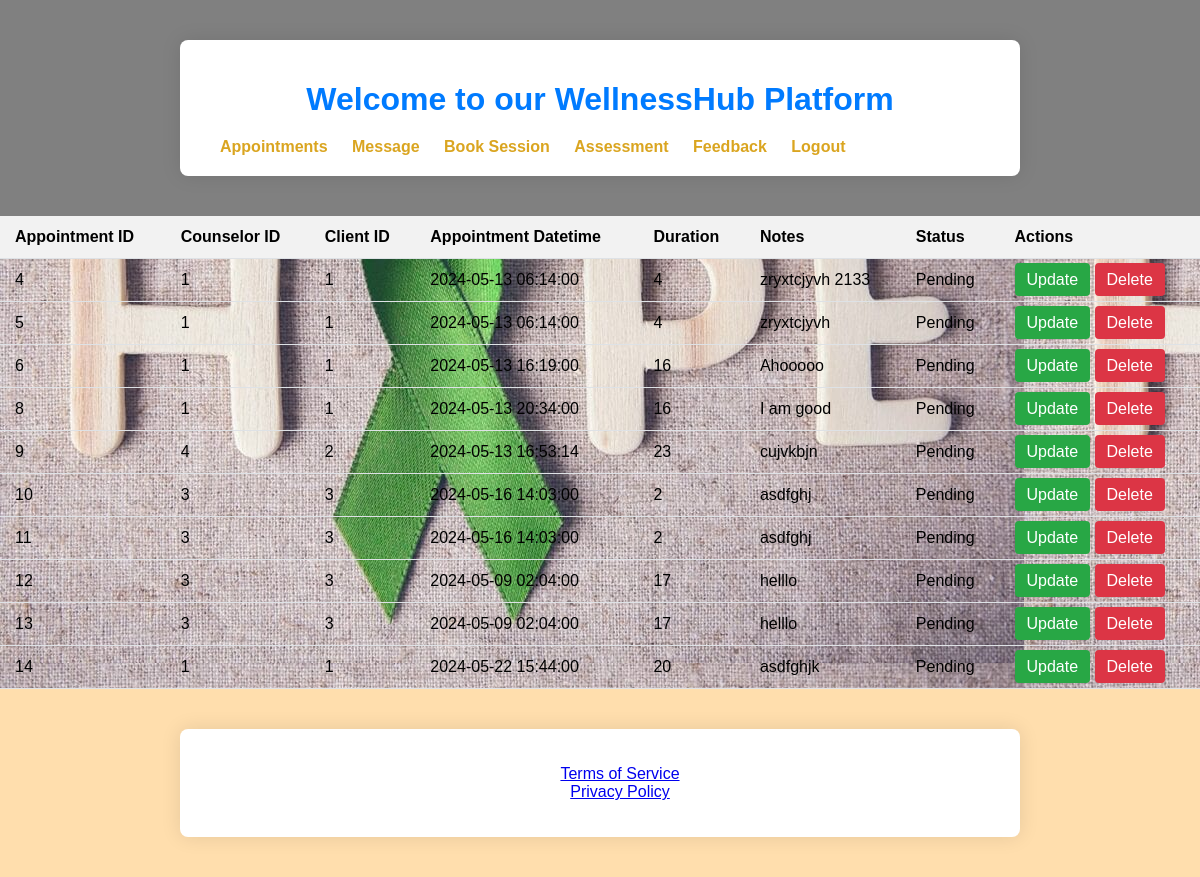
Page /display-appointment.php on the committed database.
### tables this page shows
CREATE TABLE `appointments` (
  `appointment_id` int(11) NOT NULL,
  `counselor_id` int(11) NOT NULL,
  `client_id` int(11) NOT NULL,
  `appointment_datetime` datetime NOT NULL,
  `duration` int(11) DEFAULT NULL,
  `notes` text DEFAULT NULL,
  `status` enum('Canceld','Confirmed','Completed','Pending') DEFAULT 'Pending'
);

### display-appointment.php (the view, shortened to what this page needs)
<!DOCTYPE html>
<html>
<head>
    <link rel="stylesheet" href="https://cdnjs.cloudflare.com/ajax/libs/font-awesome/6.5.2/css/all.min.css" />
</head>
<body>
    <header class="header">
        <div class="container">
            <h1>Welcome to our WellnessHub Platform</h1>
            <div class="links">
                <a href="appointment.php">Appointments</a>
                <a href="message_form.php">Message</a>
                <a href="sessions.php">Book Session</a>
                <a href="insert_assessment.php">Assessment</a>
                <a href="insert_feedback.php">Feedback</a>
                <a href="login.php">Logout</a>
            </div>
        </div>
    </header>
    <?php
        $servername = "localhost";
$username = "root";
$password = "";
$database = "wellnesshub database";
$conn = new mysqli($servername, $username, $password, $database);
        $sql = "SELECT appointment_id, counselor_id, client_id, appointment_datetime, duration, notes, status FROM appointments";
        $result = $conn->query($sql);
        if ($result->num_rows > 0) {
            echo "<table>
                    <tr>
                        <th>Appointment ID</th>
                        <th>Counselor ID</th>
                        <th>Client ID</th>
                        <th>Appointment Datetime</th>
                        <th>Duration</th>
                        <th>Notes</th>
                        <th>Status</th>
                        <th>Actions</th>
                    </tr>";
            while($row = $result->fetch_assoc()) {
                echo "<tr>
                        <td>".$row["appointment_id"]."</td>
                        <td>".$row["counselor_id"]."</td>
                        <td>".$row["client_id"]."</td>
                        <td>".$row["appointment_datetime"]."</td>
                        <td>".$row["duration"]."</td>
                        <td>".$row["notes"]."</td>
                        <td>".$row["status"]."</td>
                        <td>
                            <a href='update.php?id=".$row["appointment_id"]."&status=".$row["status"]."&notes=".$row["notes"]."&duration=".$row["duration"]."&appointment_datetime=".$row["appointment_datetime"]."&client_id=".$row["client_id"]."&counselor_id=".$row["counselor_id"]."' class='btn update'>Update</a>
                            <a href='delete-appointment.php?id=".$row["appointment_id"]."' class='btn delete'>Delete</a>
                        </td>
                    </tr>";
            }
            echo "</table>";
        } else {
            echo "0 results";
        }
    ?>
    <footer class="footer">
    <div class="container">
        <ul class="footer-links">
            <li><a href="terms_of_service.html">Terms of Service</a></li>
            <li><a href="Privacy.html">Privacy Policy</a></li>
        </ul>
         </div>
</footer>
</body>
</html>

### display-appointment.php (style rules this page uses)
body { font-family: Arial, sans-serif; margin: 0; padding: 0; background-image: url("MentalHealthAwarenessmonth.jpg"); }
.header { background-color: grey; color: #fff; padding: 20px; }
.links a { color: goldenrod; text-decoration: none; margin-left: 20px; font-weight: bold; transition: color 0.3s ease; }
.container { max-width: 800px; margin: 20px auto; padding: 20px; background-color: #ffffff; border-radius: 8px; box-shadow: 0 0 20px rgba(0, 0, 0, 0.1); }
h1 { text-align: center; margin-bottom: 20px; color: #007bff; }
table { width: 100%; border-collapse: collapse; border-spacing: 0; }
th, td { padding: 12px 15px; border-bottom: 1px solid #dee2e6; text-align: left; }
th { background-color: #f2f2f2; }
.btn { padding: 8px 12px; text-decoration: none; background-color: #007bff; color: #ffffff; border: none; border-radius: 4px; cursor: pointer; transition: background-color 0.3s ease; }
.btn.delete { background-color: #dc3545; }
.btn.update { background-color: #28a745; }
.footer { background-color: navajowhite; color: #fff; padding: 20px 0; text-align: center; margin-top: auto; }

### rows in the picture
appointments: appointment_id "4", counselor "1", client "1", appointment_datetime "2024-05-13 06:14:00", duration "4", notes "zryxtcjyvh 2133", status "Pending"
appointments: appointment_id "5", counselor "1", client "1", appointment_datetime "2024-05-13 06:14:00", duration "4", notes "zryxtcjyvh", status "Pending"
appointments: appointment_id "6", counselor "1", client "1", appointment_datetime "2024-05-13 16:19:00", duration "16", notes "Ahooooo", status "Pending"
appointments: appointment_id "8", counselor "1", client "1", appointment_datetime "2024-05-13 20:34:00", duration "16", notes "I am good", status "Pending"
appointments: appointment_id "9", counselor "4", client "2", appointment_datetime "2024-05-13 16:53:14", duration "23", notes "cujvkbjn", status "Pending"
appointments: appointment_id "10", counselor "3", client "3", appointment_datetime "2024-05-16 14:03:00", duration "2", notes "asdfghj", status "Pending"
appointments: appointment_id "11", counselor "3", client "3", appointment_datetime "2024-05-16 14:03:00", duration "2", notes "asdfghj", status "Pending"
appointments: appointment_id "12", counselor "3", client "3", appointment_datetime "2024-05-09 02:04:00", duration "17", notes "helllo", status "Pending"
appointments: appointment_id "13", counselor "3", client "3", appointment_datetime "2024-05-09 02:04:00", duration "17", notes "helllo", status "Pending"
appointments: appointment_id "14", counselor "1", client "1", appointment_datetime "2024-05-22 15:44:00", duration "20", notes "asdfghjk", status "Pending"
